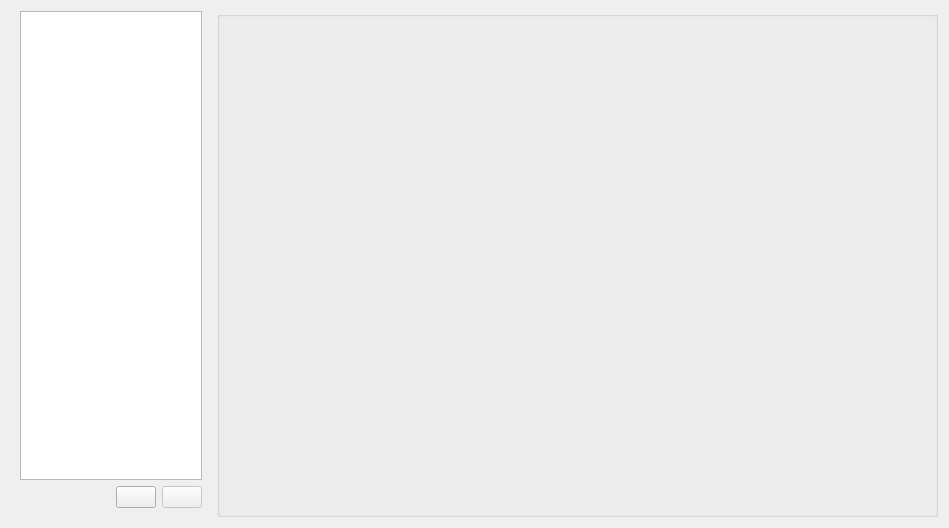
<?xml version="1.0" encoding="UTF-8"?>
<ui version="4.0">
 <class>KCMSambaMount</class>
 <widget class="QWidget" name="KCMSambaMount">
  <property name="geometry">
   <rect>
    <x>0</x>
    <y>0</y>
    <width>949</width>
    <height>528</height>
   </rect>
  </property>
  <property name="sizePolicy">
   <sizepolicy hsizetype="Preferred" vsizetype="Preferred">
    <horstretch>0</horstretch>
    <verstretch>0</verstretch>
   </sizepolicy>
  </property>
  <property name="windowTitle">
   <string>Form</string>
  </property>
  <layout class="QHBoxLayout" name="horizontalLayout_2">
   <item>
    <widget class="QWidget" name="widget" native="true">
     <property name="sizePolicy">
      <sizepolicy hsizetype="Fixed" vsizetype="Preferred">
       <horstretch>0</horstretch>
       <verstretch>0</verstretch>
      </sizepolicy>
     </property>
     <property name="maximumSize">
      <size>
       <width>200</width>
       <height>16777215</height>
      </size>
     </property>
     <layout class="QVBoxLayout" name="verticalLayout">
      <property name="topMargin">
       <number>0</number>
      </property>
      <item>
       <widget class="QListWidget" name="mountList"/>
      </item>
      <item>
       <layout class="QHBoxLayout" name="horizontalLayout">
        <item>
         <spacer name="horizontalSpacer">
          <property name="orientation">
           <enum>Qt::Horizontal</enum>
          </property>
          <property name="sizeType">
           <enum>QSizePolicy::MinimumExpanding</enum>
          </property>
          <property name="sizeHint" stdset="0">
           <size>
            <width>40</width>
            <height>20</height>
           </size>
          </property>
         </spacer>
        </item>
        <item>
         <widget class="QPushButton" name="addBtn">
          <property name="text">
           <string/>
          </property>
          <property name="icon">
           <iconset theme="list-add">
            <normaloff>../../web-accounts/src</normaloff>../../web-accounts/src</iconset>
          </property>
         </widget>
        </item>
        <item>
         <widget class="QPushButton" name="remoteBtn">
          <property name="enabled">
           <bool>false</bool>
          </property>
          <property name="text">
           <string/>
          </property>
          <property name="icon">
           <iconset theme="list-remove">
            <normaloff>../../web-accounts/src</normaloff>../../web-accounts/src</iconset>
          </property>
         </widget>
        </item>
       </layout>
      </item>
     </layout>
    </widget>
   </item>
   <item>
    <widget class="QGroupBox" name="mountInfo">
     <property name="sizePolicy">
      <sizepolicy hsizetype="Expanding" vsizetype="Preferred">
       <horstretch>0</horstretch>
       <verstretch>0</verstretch>
      </sizepolicy>
     </property>
     <property name="title">
      <string/>
     </property>
    </widget>
   </item>
  </layout>
 </widget>
 <resources/>
 <connections/>
</ui>
